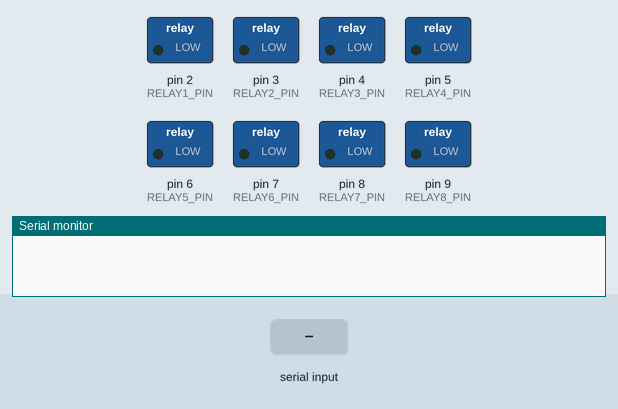
Recording of a sketch running on a simulated Arduino Uno, built with avr-gcc and run on an emulated ATmega328P. Shown: switched loads named in the sketch (green lamp = pin HIGH), the last lines printed to the serial monitor. The test bench sets the inputs (shaded band).

Above: at 1.2 s.
1.3 s: "a" received over Serial
At 2.1 s:
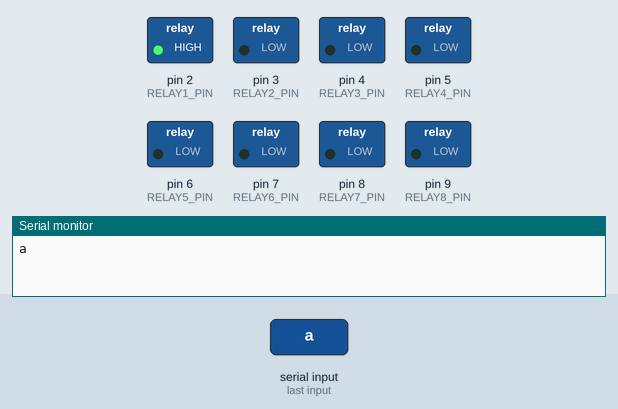
2.8 s: "b" received over Serial
At 3.2 s:
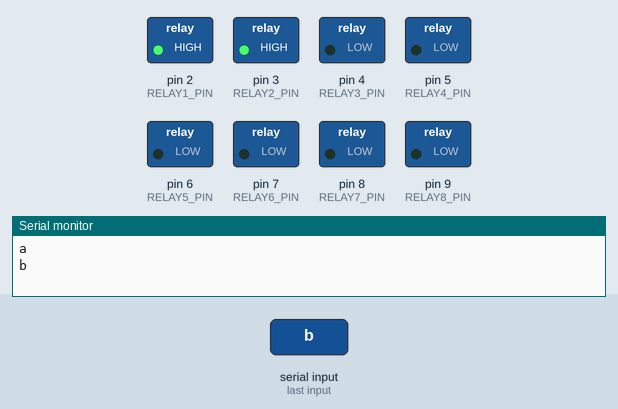
4.3 s: "A" received over Serial
At 5.5 s:
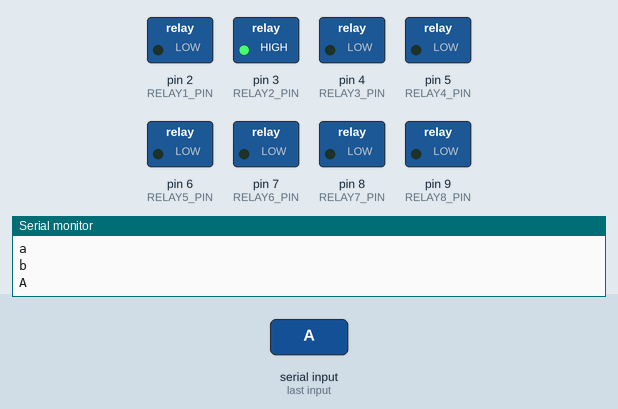
5.8 s: "c" received over Serial
At 6.7 s:
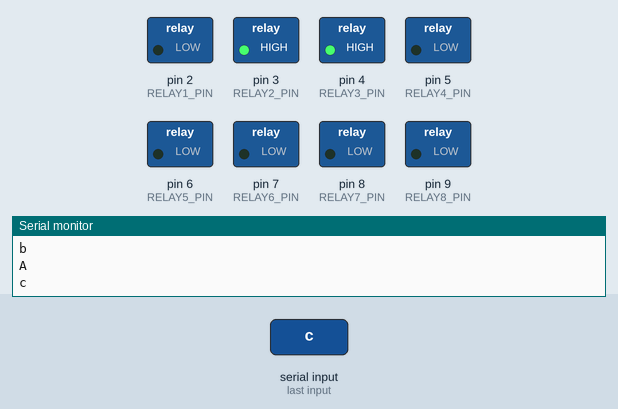
7.3 s: "B" received over Serial
At 7.9 s:
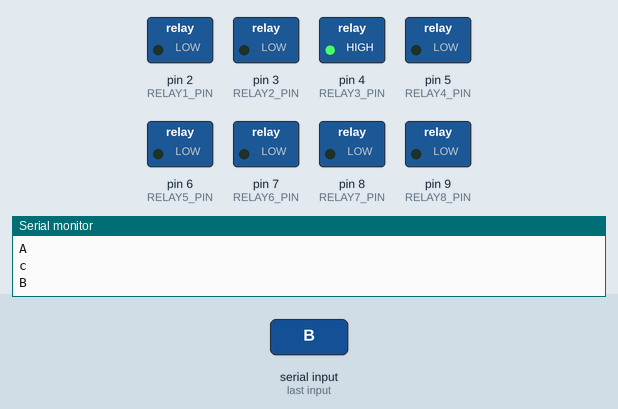
8.8 s: "d" received over Serial
At 10.2 s:
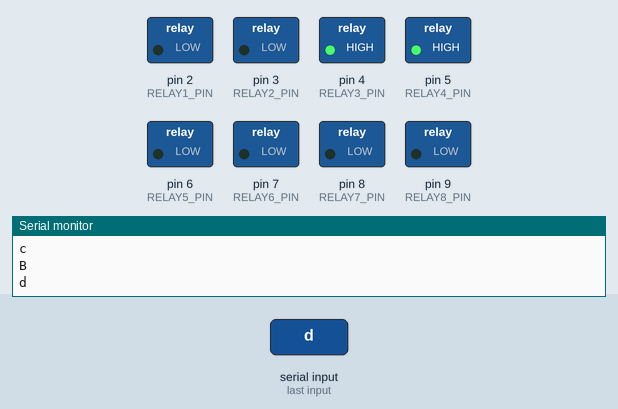
Timing chart, 0 to 11.3 s (numbered marks = the images above; inputs shaded):
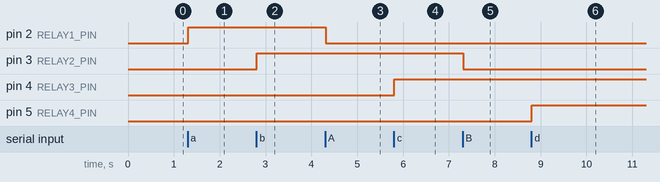

Measured:
- after the input at 1.3 s, pin 2 (RELAY1_PIN): LOW → HIGH at once
- after the input at 2.8 s, pin 3 (RELAY2_PIN): LOW → HIGH at once
- after the input at 4.3 s, pin 2 (RELAY1_PIN): HIGH → LOW at once
- after the input at 5.8 s, pin 4 (RELAY3_PIN): LOW → HIGH at once
- after the input at 7.3 s, pin 3 (RELAY2_PIN): HIGH → LOW at once
- after the input at 8.8 s, pin 5 (RELAY4_PIN): LOW → HIGH at once

The sketch:

arduino_gpio_relay.ino
```cpp
// Define the digital pins connected to the relay module inputs
const int RELAY1_PIN = 2;
const int RELAY2_PIN = 3;
const int RELAY3_PIN = 4;
const int RELAY4_PIN = 5;
const int RELAY5_PIN = 6;
const int RELAY6_PIN = 7;
const int RELAY7_PIN = 8;
const int RELAY8_PIN = 9;

String inputs;

void setup() {
  Serial.begin(9600);  //Set rate for communicating with phone
  // Initialize all relay control pins as outputs
  pinMode(RELAY1_PIN, OUTPUT);
  pinMode(RELAY2_PIN, OUTPUT);
  pinMode(RELAY3_PIN, OUTPUT);
  pinMode(RELAY4_PIN, OUTPUT);
  pinMode(RELAY5_PIN, OUTPUT);
  pinMode(RELAY6_PIN, OUTPUT);
  pinMode(RELAY7_PIN, OUTPUT);
  pinMode(RELAY8_PIN, OUTPUT);

  // Initially, turn off all relays
  digitalWrite(RELAY1_PIN, LOW);
  digitalWrite(RELAY2_PIN, LOW);
  digitalWrite(RELAY3_PIN, LOW);
  digitalWrite(RELAY4_PIN, LOW);
  digitalWrite(RELAY5_PIN, LOW);
  digitalWrite(RELAY6_PIN, LOW);
  digitalWrite(RELAY7_PIN, LOW);
  digitalWrite(RELAY8_PIN, LOW);
}

void loop() {
  while (Serial.available())  //Check if there are available bytes to read
  {
    delay(10);               //Delay to make it stable
    char c = Serial.read();  //Conduct a serial read
    if (c == '#') {
      break;  //Stop the loop once # is detected after a word
    }
    inputs += c;  //Means inputs = inputs + c

    if (inputs.length() > 0) {
      Serial.println(inputs);

      if (inputs == "A") {
        digitalWrite(RELAY1_PIN, LOW);
      } else if (inputs == "a") {
        digitalWrite(RELAY1_PIN, HIGH);
      } else if (inputs == "B") {
        digitalWrite(RELAY2_PIN, LOW);
      } else if (inputs == "b") {
        digitalWrite(RELAY2_PIN, HIGH);
      } else if (inputs == "C") {
        digitalWrite(RELAY3_PIN, LOW);
      } else if (inputs == "c") {
        digitalWrite(RELAY3_PIN, HIGH);
      } else if (inputs == "D") {
        digitalWrite(RELAY4_PIN, LOW);
      } else if (inputs == "d") {
        digitalWrite(RELAY4_PIN, HIGH);
      } else if (inputs == "E") {
        digitalWrite(RELAY5_PIN, LOW);
      } else if (inputs == "e") {
        digitalWrite(RELAY5_PIN, HIGH);
      } else if (inputs == "F") {
        digitalWrite(RELAY6_PIN, LOW);
      } else if (inputs == "f") {
        digitalWrite(RELAY6_PIN, HIGH);
      } else if (inputs == "G") {
        digitalWrite(RELAY7_PIN, LOW);
      } else if (inputs == "g") {
        digitalWrite(RELAY7_PIN, HIGH);
      } else if (inputs == "H") {
        digitalWrite(RELAY8_PIN, LOW);
      } else if (inputs == "h") {
        digitalWrite(RELAY8_PIN, HIGH);
      }
      inputs = "";
    }
  }
}

void testab() {
  // Example: Toggle relays on and off in sequence

  // Turn on relay 1
  digitalWrite(RELAY7_PIN, HIGH);
  delay(1000);  // Wait for 1 second

  // Turn off relay 1
  digitalWrite(RELAY7_PIN, LOW);
  delay(1000);  // Wait for 1 second

  // Turn on relay 2
  digitalWrite(RELAY8_PIN, HIGH);
  delay(1000);  // Wait for 1 second
  // Turn off relay 2

  // Turn on relay 2
  digitalWrite(RELAY8_PIN, LOW);
  delay(1000);  // Wait for 1 second
  // Turn off relay 2

  // Turn on relay 2
  digitalWrite(RELAY6_PIN, HIGH);
  delay(1000);  // Wait for 1 second
  // Turn off relay 2

  // Turn on relay 2
  digitalWrite(RELAY6_PIN, LOW);
  delay(1000);  // Wait for 1 second
  // Turn off relay 2
}
```
